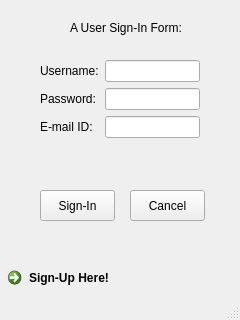
<?xml version="1.0" encoding="UTF-8"?>
<ui version="4.0">
 <class>SignIn</class>
 <widget class="QMainWindow" name="SignIn">
  <property name="geometry">
   <rect>
    <x>0</x>
    <y>0</y>
    <width>240</width>
    <height>320</height>
   </rect>
  </property>
  <property name="windowTitle">
   <string>MainWindow</string>
  </property>
  <widget class="QWidget" name="centralwidget">
   <widget class="QWidget" name="formLayoutWidget">
    <property name="geometry">
     <rect>
      <x>40</x>
      <y>60</y>
      <width>160</width>
      <height>81</height>
     </rect>
    </property>
    <layout class="QFormLayout" name="formLayout">
     <item row="0" column="0">
      <widget class="QLabel" name="label_2">
       <property name="text">
        <string>Username:</string>
       </property>
      </widget>
     </item>
     <item row="0" column="1">
      <widget class="QLineEdit" name="lineEdit"/>
     </item>
     <item row="1" column="0">
      <widget class="QLabel" name="label_3">
       <property name="text">
        <string>Password:</string>
       </property>
      </widget>
     </item>
     <item row="1" column="1">
      <widget class="QLineEdit" name="lineEdit_2"/>
     </item>
     <item row="2" column="0">
      <widget class="QLabel" name="label_4">
       <property name="text">
        <string>E-mail ID:</string>
       </property>
      </widget>
     </item>
     <item row="2" column="1">
      <widget class="QLineEdit" name="lineEdit_3"/>
     </item>
    </layout>
   </widget>
   <widget class="QLabel" name="label">
    <property name="geometry">
     <rect>
      <x>70</x>
      <y>20</y>
      <width>111</width>
      <height>16</height>
     </rect>
    </property>
    <property name="text">
     <string>A User Sign-In Form:</string>
    </property>
   </widget>
   <widget class="QPushButton" name="pushButton">
    <property name="geometry">
     <rect>
      <x>40</x>
      <y>190</y>
      <width>75</width>
      <height>31</height>
     </rect>
    </property>
    <property name="text">
     <string>Sign-In</string>
    </property>
   </widget>
   <widget class="QPushButton" name="pushButton_2">
    <property name="geometry">
     <rect>
      <x>130</x>
      <y>190</y>
      <width>75</width>
      <height>31</height>
     </rect>
    </property>
    <property name="text">
     <string>Cancel</string>
    </property>
   </widget>
   <widget class="QCommandLinkButton" name="commandLinkButton">
    <property name="geometry">
     <rect>
      <x>0</x>
      <y>260</y>
      <width>241</width>
      <height>41</height>
     </rect>
    </property>
    <property name="text">
     <string>Sign-Up Here!</string>
    </property>
   </widget>
  </widget>
  <widget class="QStatusBar" name="statusbar"/>
 </widget>
 <resources/>
 <connections/>
</ui>
